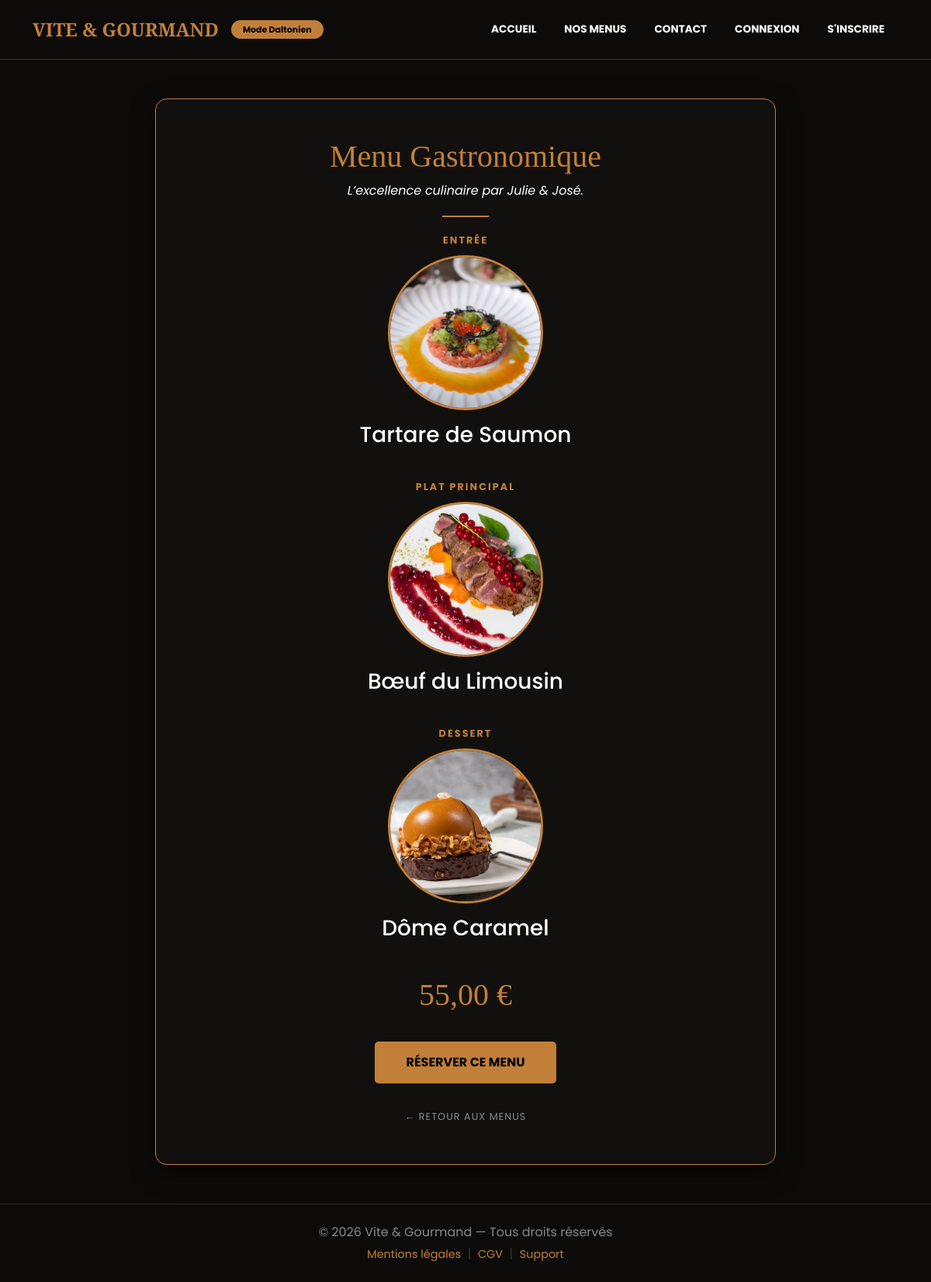
Before: /pages/detail-menu.php?id=3 with the older database file.
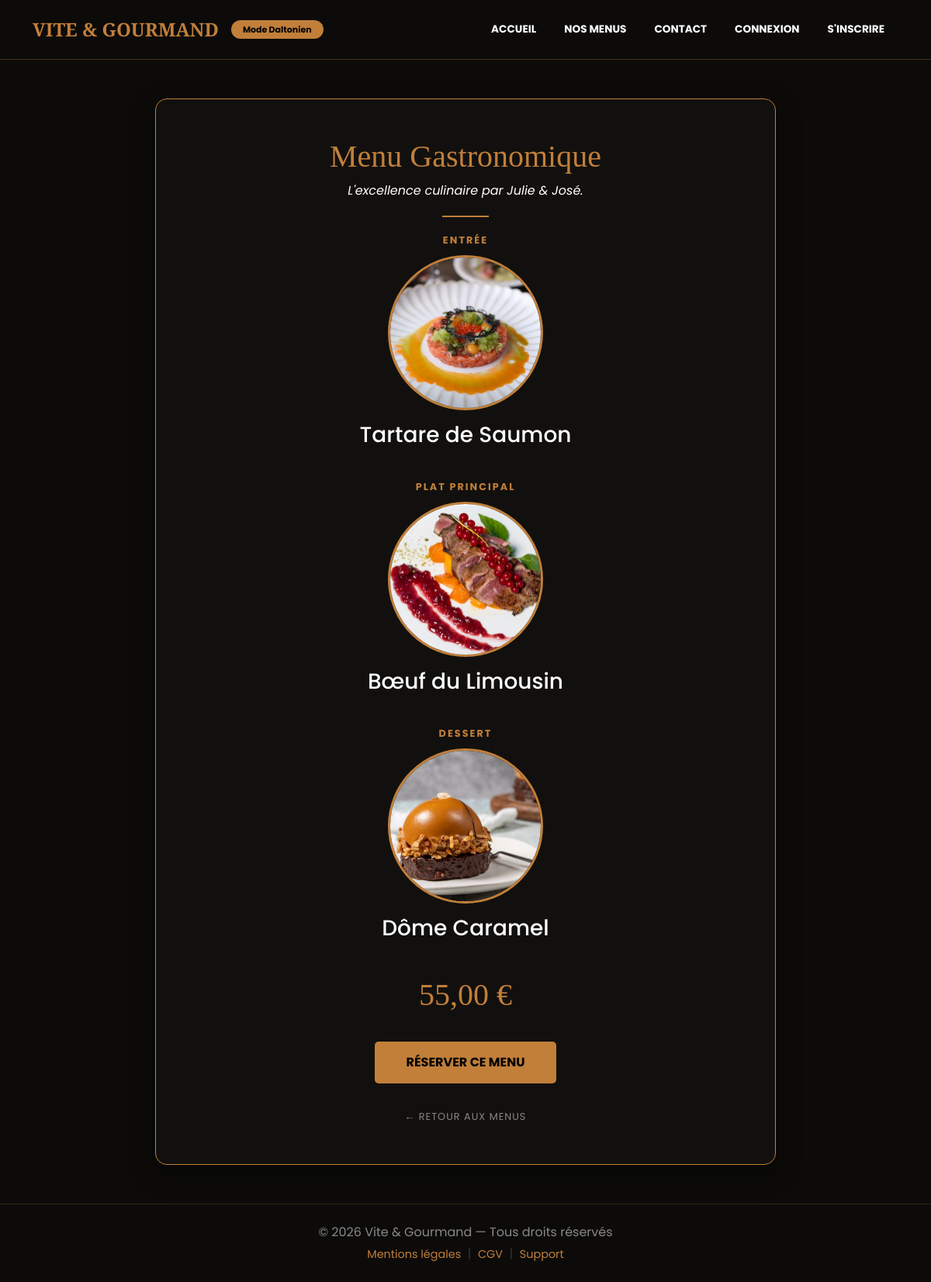
After: the same page with the newer database file.
### tables this page shows
CREATE TABLE `menus` (
  `id` int(11) NOT NULL,
  `titre` varchar(255) NOT NULL,
  `description` text DEFAULT NULL,
  `theme` varchar(100) DEFAULT NULL,
  `regime` varchar(100) DEFAULT NULL,
  `prix` decimal(10,2) DEFAULT NULL,
  `nb_pers_min` int(11) DEFAULT 1,
  `stock` int(11) DEFAULT 0,
  `conditions_speciales` text DEFAULT NULL,
  `entree_nom` varchar(255) DEFAULT NULL,
  `entree_img` varchar(255) DEFAULT NULL,
  `entree_allergenes` text DEFAULT NULL,
  `plat_nom` varchar(255) DEFAULT NULL,
  `plat_img` varchar(255) DEFAULT NULL,
  `plat_allergenes` text DEFAULT NULL,
  `dessert_nom` varchar(255) DEFAULT NULL,
  `dessert_img` varchar(255) DEFAULT NULL,
  `dessert_allergenes` text DEFAULT NULL
);

### pages/detail-menu.php (the view, shortened to what this page needs)
 <?php
require_once '../includes/header.php';
$id_param = isset($_GET['id']) ? trim($_GET['id']) : '0';
if (array_key_exists($id_param, $options_sur_mesure)) {
    $m = $options_sur_mesure[$id_param];
} else {
    $id = intval($id_param);
    $database = new Database();
    $db = $database->getConnection();
    $stmt = $db->prepare("SELECT * FROM menus WHERE id = ?");
    $stmt->execute([$id]);
    $m = $stmt->fetch(PDO::FETCH_ASSOC);
}
?>
<div class="container">
    <div class="menu-container">
        <h1 style="font-family: 'Playfair Display', serif; color: #C17F3A;"><?php echo htmlspecialchars($m['titre']); ?></h1>
        <p><i><?php echo htmlspecialchars($m['description']); ?></i></p>
        <div class="gold-line"></div>
        <div class="course">
            <span class="course-title">
                <?php echo isset($m['is_option']) ? htmlspecialchars($m['entree_label']) : 'Entrée'; ?>
            </span>
            <?php if (isset($m['is_option'])): ?>
                <img src="<?php echo $m['entree_img_url']; ?>" class="dish-img" alt="Illustration">
            <?php else: ?>
                <img src="../images/<?php echo htmlspecialchars($m['entree_img'] ?? 'default_entree.jpg'); ?>" class="dish-img" alt="Image de l'entrée">
            <?php endif; ?>
            <h3><?php echo htmlspecialchars($m['entree_nom'] ?? 'Entrée du chef'); ?></h3>
        </div>
        <div class="course">
            <span class="course-title">
                <?php echo isset($m['is_option']) ? htmlspecialchars($m['plat_label']) : 'Plat Principal'; ?>
            </span>
            <?php if (isset($m['is_option'])): ?>
                <img src="<?php echo $m['plat_img_url']; ?>" class="dish-img" alt="Illustration">
            <?php else: ?>
                <img src="../images/<?php echo htmlspecialchars($m['plat_img'] ?? 'default_plat.jpg'); ?>" class="dish-img" alt="Image du plat principal">
            <?php endif; ?>
            <h3><?php echo htmlspecialchars($m['plat_nom'] ?? 'Plat signature'); ?></h3>
        </div>
        <div class="course">
            <span class="course-title">
                <?php echo isset($m['is_option']) ? htmlspecialchars($m['dessert_label']) : 'Dessert'; ?>
            </span>
            <?php if (isset($m['is_option'])): ?>
                <img src="<?php echo $m['dessert_img_url']; ?>" class="dish-img" alt="Illustration">
            <?php else: ?>
                <img src="../images/<?php echo htmlspecialchars($m['dessert_img'] ?? 'default_dessert.jpg'); ?>" class="dish-img" alt="Image du dessert">
            <?php endif; ?>
            <h3><?php echo htmlspecialchars($m['dessert_nom'] ?? 'Douceur sucrée'); ?></h3>
        </div>
        <?php if (isset($m['is_option'])): ?>
            <div class="price-large" style="font-size: 1.8rem; font-style: italic; font-weight: normal;">Tarifs sur devis</div>
            <a href="contact.php" class="btn-order">Demander un devis</a>
        <?php else: ?>
            <div class="price-large"><?php echo number_format($m['prix'] ?? $m['prix_base'] ?? 0, 2, ',', ' '); ?> €</div>
            <a href="commande.php?id=<?php echo $m['id']; ?>" class="btn-order">Réserver ce menu</a>
        <?php endif; ?>
        <div style="margin-top: 30px;">
            <a href="menus.php" style="color: #888; text-decoration: none; font-size: 0.8rem; letter-spacing: 1px;">← RETOUR AUX MENUS</a>
        </div>
    </div>
</div>
<?php require_once '../includes/footer.php'; ?>

### includes/header.php (shortened to what this page needs)
<?php
$is_pages = (basename(getcwd()) == 'pages');
$prefix = $is_pages ? "" : "pages/";
$back = $is_pages ? "../" : "";
?>
<!DOCTYPE html>
<html lang="fr">
<head>
    <link href="https://cdn.jsdelivr.net/npm/bootstrap@5.3.0/dist/css/bootstrap.min.css" rel="stylesheet">
</head>
<body>
<nav class="navbar navbar-expand-lg navbar-dark">
    <div class="container">
        <a class="navbar-brand" href="<?= $back ?>index.php">VITE & GOURMAND</a>
        <button id="btnDalton" class="btn-daltonien">Mode Daltonien</button>
        <div class="collapse navbar-collapse show">
            <ul class="navbar-nav ms-auto align-items-center">
                <li class="nav-item"><a class="nav-link" href="<?= $back ?>index.php">Accueil</a></li>
                <li class="nav-item"><a class="nav-link" href="<?= $prefix ?>menus.php">Nos menus</a></li>
                <li class="nav-item"><a class="nav-link" href="<?= $prefix ?>contact.php">Contact</a></li>
                <?php if (isset($_SESSION['user_id'])) : ?>
                    <?php if (isset($_SESSION['role']) && $_SESSION['role'] === 'admin') : ?>
                        <li class="nav-item">
                            <a class="nav-link" href="<?= $prefix ?>admin_dashboard.php" style="color: #FFC107 !important;">ADMIN</a>
                        </li>
                    <?php endif; ?>
                    <?php if (isset($_SESSION['role']) && $_SESSION['role'] === 'employe') : ?>
                        <li class="nav-item">
                            <a class="nav-link" href="<?= $prefix ?>employe_dashboard.php" style="color: #0dcaf0 !important;">COMMANDES</a>
                        </li>
                    <?php endif; ?>
                    <li class="nav-item">
                        <a class="nav-link" href="<?= $prefix ?>profil.php" style="color: var(--gold) !important;">MON PROFIL</a>
                    </li>
                    <li class="nav-item">
                        <a class="nav-link small text-muted" href="<?= $prefix ?>logout.php">Déconnexion</a>
                    </li>
                <?php else : ?>
                    <li class="nav-item"><a class="nav-link" href="<?= $prefix ?>login.php">Connexion</a></li>
                    <li class="nav-item"><a class="nav-link" href="<?= $prefix ?>register.php">S'inscrire</a></li>
                <?php endif; ?>
            </ul>
        </div>
    </div>
</nav>

### includes/footer.php (shortened to what this page needs)
<footer class="mt-5 py-4" id="main-footer" style="background-color: #0c0b0a; border-top: 1px solid rgba(193, 127, 58, 0.2); color: #888;">
    <div class="container text-center">
        <p class="mb-1">© 2026 Vite & Gourmand — Tous droits réservés</p>
        <nav aria-label="Liens légaux">
            <a href="<?= $back ?>pages/mentions-legales.php" style="color: #C17F3A; text-decoration: none; font-size: 0.9rem;">Mentions légales</a>
            <span style="color: #333;">&nbsp;|&nbsp;</span>
            <a href="<?= $back ?>pages/cgv.php" style="color: #C17F3A; text-decoration: none; font-size: 0.9rem;">CGV</a>
            <span style="color: #333;">&nbsp;|&nbsp;</span>
            <a href="<?= $back ?>pages/contact.php" style="color: #C17F3A; text-decoration: none; font-size: 0.9rem;">Support</a>
        </nav>
    </div>
</footer>
</body>
</html>

### includes/header.php (style rules this page uses)
:root { --gold: #C17F3A; --dark-bg: #0c0b0a; }
body { font-family: 'Roboto', sans-serif; background-color: var(--dark-bg); color: white; margin: 0; transition: filter 0.3s ease; }
.navbar { background-color: #0c0b0a !important; border-bottom: 1px solid rgba(193, 127, 58, 0.3); padding: 15px 0; }
.navbar-brand { font-family: 'Playfair Display', serif; color: var(--gold) !important; font-weight: bold; font-size: 1.5rem; text-decoration: none; }
.nav-link { color: white !important; text-transform: uppercase; font-size: 0.85rem; font-weight: 700; margin: 0 10px; }
.btn-daltonien { background-color: var(--gold); color: black; border: none; border-radius: 20px; padding: 4px 15px; font-size: 11px; font-weight: bold; margin-right: 20px; cursor: pointer; transition: 0.2s; }

### pages/detail-menu.php (style rules this page uses)
body { background-color: #0c0b0a; color: white; font-family: 'Poppins', sans-serif; }
.menu-container { max-width: 800px; margin: 50px auto; background: #12100E; padding: 50px; border: 1px solid #C17F3A; text-align: center; border-radius: 15px; box-shadow: 0 10px 30px rgba(0,0,0,0.5); }
.gold-line { width: 60px; height: 2px; background: #C17F3A; margin: 20px auto; }
.course { margin-bottom: 40px; }
.dish-img { width: 200px; height: 200px; object-fit: cover; border-radius: 50%; border: 3px solid #C17F3A; margin-bottom: 15px; display: block; margin: 0 auto 15px auto; }
.course-title { color: #C17F3A; text-transform: uppercase; font-size: 0.8rem; letter-spacing: 2px; display: block; margin-bottom: 10px; font-weight: bold; }
.price-large { font-size: 2.5rem; color: #C17F3A; margin: 30px 0; font-family: 'Playfair Display', serif; }
.btn-order { background: #C17F3A; color: black; font-weight: bold; padding: 15px 40px; text-decoration: none; display: inline-block; text-transform: uppercase; transition: 0.3s; border-radius: 5px; }

Changed rows visible on the page:
changed menus "Menu Gastronomique": description "L’excellence culinaire par Julie & José." → "L'excellence culinaire par Julie & José."
